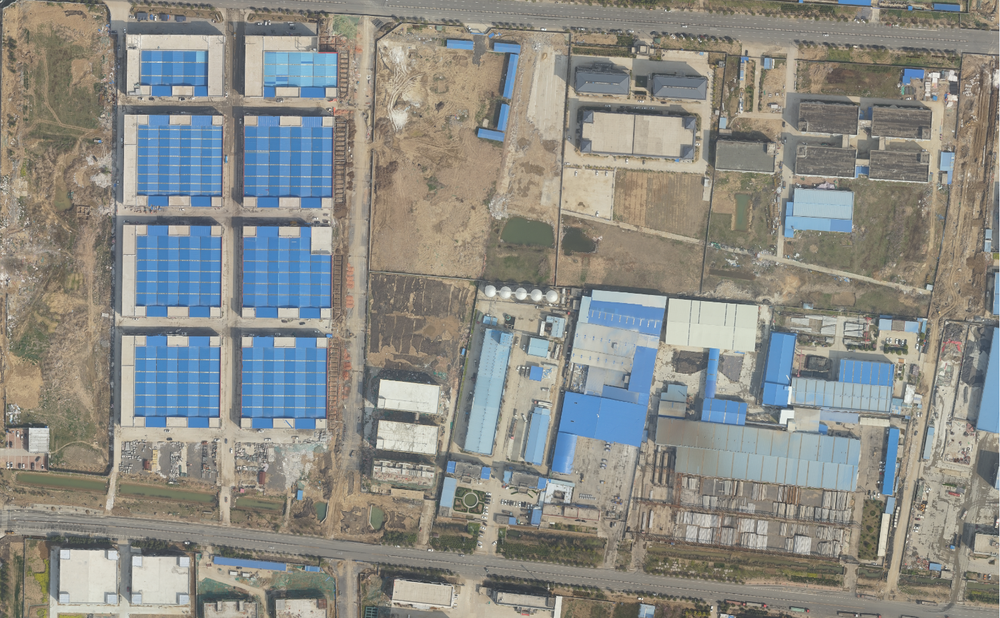
#> input picture 09 物体检测/1.png, 1000 x 618 px, shrunk from 1499 x 926 before the run
$ python main.py
#> lines starting #> are read from the running program, lines starting #| are printed output that depends on the picture; after the words box and inside, x2 and y2 are one past the last pixel; in counts of white or black regions, pixels touching at a corner belong together
# -*- coding: utf-8 -*-
"""
Created on Sun Feb 16 18:26:51 2020

@author: User
"""

import matplotlib.pyplot as plt
import cv2
import numpy as np
import math


# 灰度化
def gray(img_path):
    """
    计算公式：
    Gray(i,j) = [R(i,j) + G(i,j) + B(i,j)] / 3
    or :
    Gray(i,j) = 0.299 * R(i,j) + 0.587 * G(i,j) + 0.114 * B(i,j)
    """
#> called with img_path = '1.png'
    # 读取图片,cv2.imread()接口读图像，读进来直接是BGR 格式数据格式在 0~255，
    #    通道格式为(W,H,C)
    img_bgr = cv2.imread(img_path)
#> img_bgr is the input picture: shape (618, 1000, 3); mean B, G, R 134, 139.7, 139.3
    # BGR 转换成 RGB 格式
    img_rgb = cv2.cvtColor(img_bgr, cv2.COLOR_BGR2RGB)
    # 灰度化
    img_gray = np.dot(img_rgb[..., :3], [0.299, 0.587, 0.114])

    return img_gray


# 去除噪音 - 使用 5x5 的高斯滤波器
def smooth(img_gray):
    # 生成高斯滤波器
    """
    要生成一个 (2k+1)x(2k+1) 的高斯滤波器，滤波器的各个元素计算公式如下：

    H[i, j] = (1/(2*pi*sigma**2))*exp(-1/2*sigma**2((i-k-1)**2 + (j-k-1)**2))
    """
    sigma1 = sigma2 = 1.4
    gau_sum = 0
    gaussian = np.zeros([5, 5])
    for i in range(5):
        for j in range(5):
            gaussian[i, j] = math.exp((-1 / (2 * sigma1 * sigma2)) * (np.square(i - 3)
                                                                      + np.square(j - 3))) / (2 * math.pi * sigma1 * sigma2)
            gau_sum = gau_sum + gaussian[i, j]

    # 归一化处理
    gaussian = gaussian / gau_sum

    # 高斯滤波
    W, H = img_gray.shape
#> W = 618; H = 1000
    new_gray = np.zeros([W - 5, H - 5])
    # 进行卷积
    for i in range(W - 5):
        for j in range(H - 5):
            new_gray[i, j] = np.sum(img_gray[i:i + 5, j:j + 5] * gaussian)
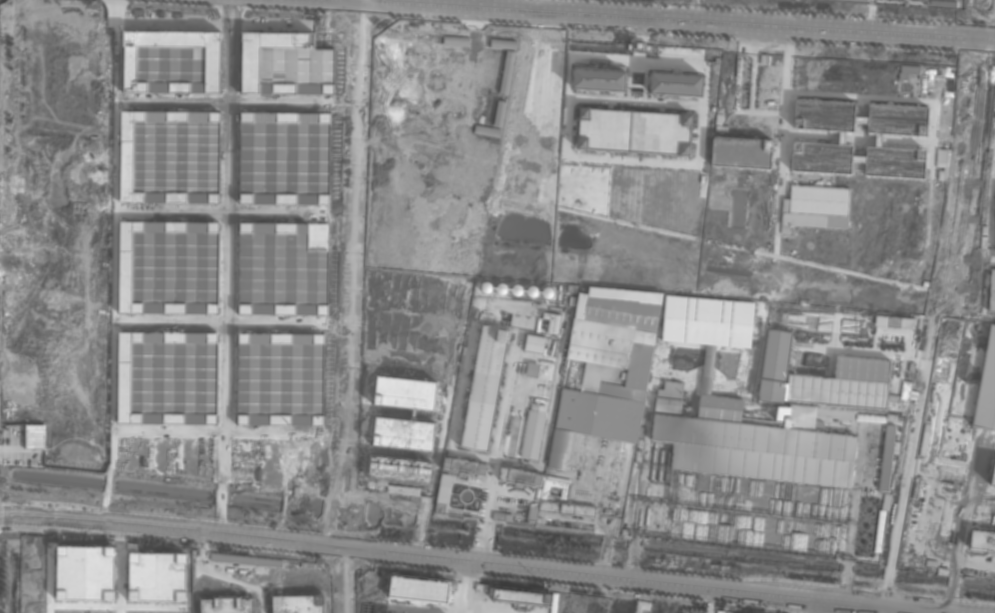
#> new_gray: shape (613, 995) float64; min 59.43, max 242, mean 139

    return new_gray


# 计算梯度幅值
def gradients(new_gray):
    """
    :type: image which after smooth
    :rtype:
        dx: gradient in the x direction
        dy: gradient in the y direction
        M: gradient magnitude
        theta: gradient direction
    """

    W, H = new_gray.shape
#> W = 613; H = 995
    dx = np.zeros([W - 1, H - 1])
    dy = np.zeros([W - 1, H - 1])
    M = np.zeros([W - 1, H - 1])
    theta = np.zeros([W - 1, H - 1])

    for i in range(W - 1):
        for j in range(H - 1):
            dx[i, j] = new_gray[i + 1, j] - new_gray[i, j]
            dy[i, j] = new_gray[i, j + 1] - new_gray[i, j]
            # 图像梯度幅值作为图像强度值
            M[i, j] = np.sqrt(np.square(dx[i, j]) + np.square(dy[i, j]))
            # 计算  θ - artan(dx/dy)
            theta[i, j] = math.atan(dx[i, j] / (dy[i, j] + 0.000000001))
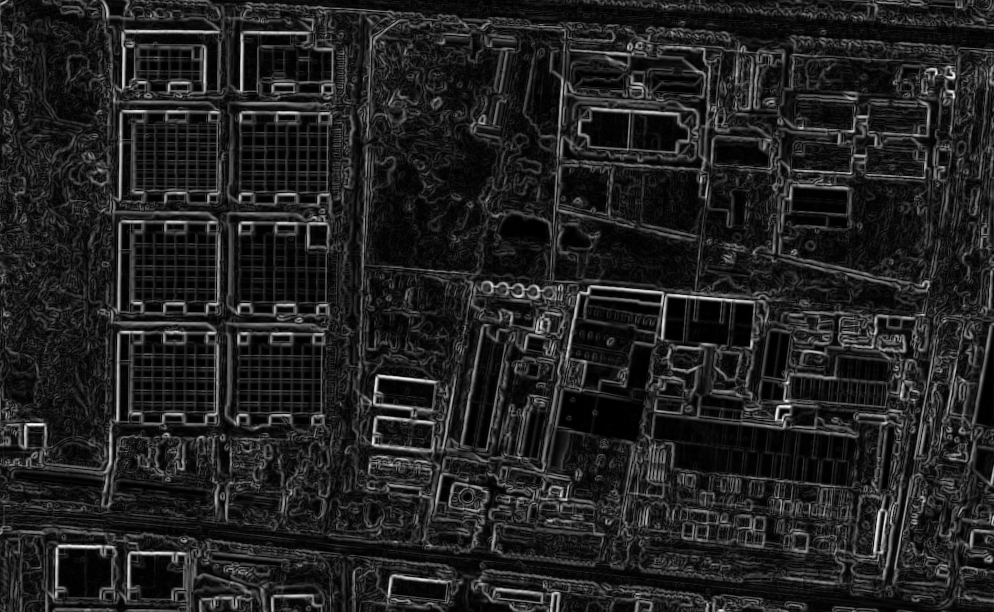
#> M: shape (612, 994) float64; min 0.000327, max 47.2, mean 6.3; drawn with min black and max white
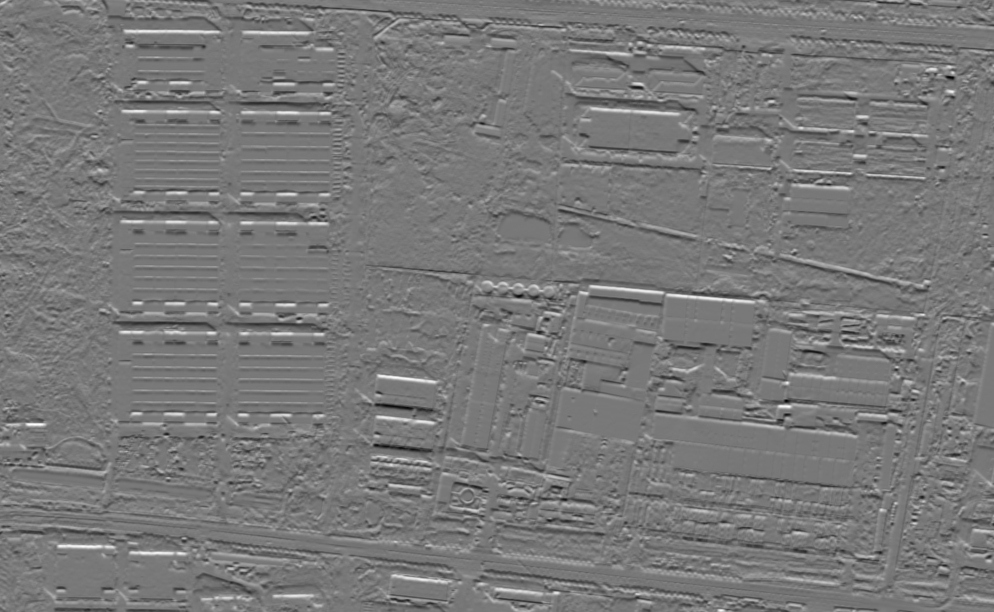
#> dx: shape (612, 994) float64; min -42.59, max 47.2, mean 0; drawn with min black and max white
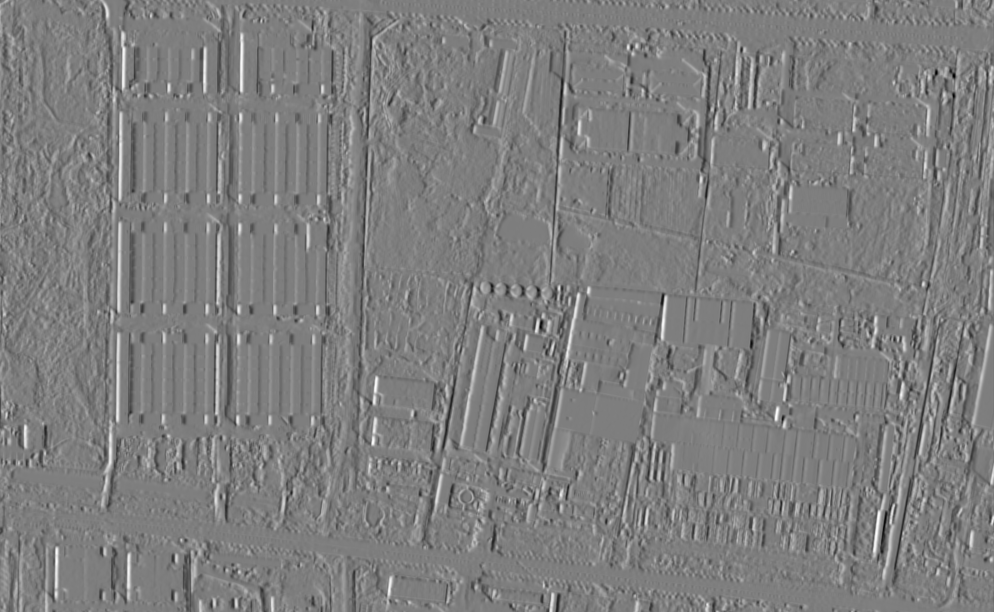
#> dy: shape (612, 994) float64; min -43.09, max 43.78, mean 0; drawn with min black and max white
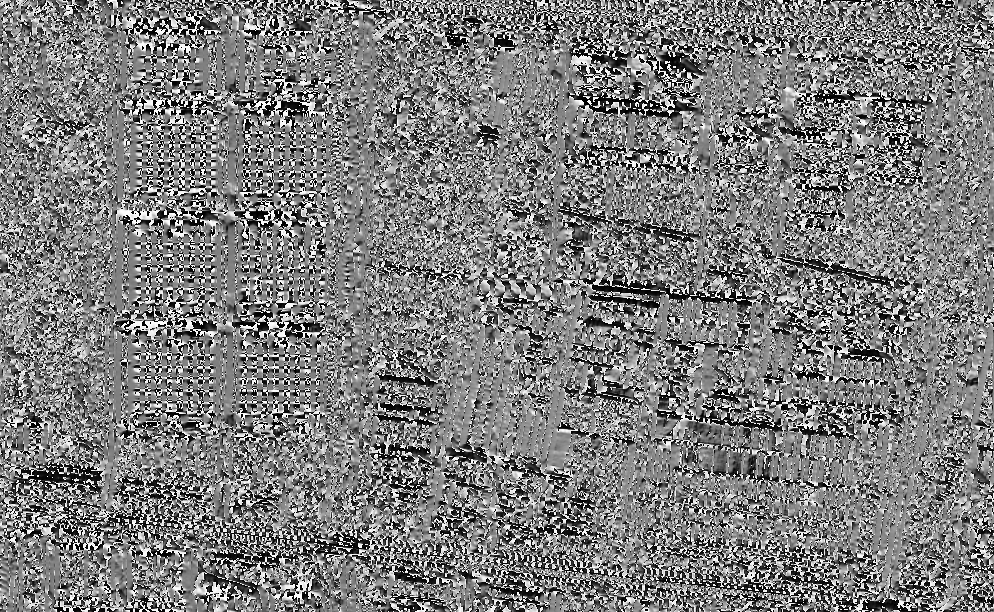
#> theta: shape (612, 994) float64; min -1.57, max 1.57, mean -0.0301; drawn with min black and max white

    return dx, dy, M, theta


def NMS(dx, dy, M):
    d = np.copy(M)
    W, H = M.shape
#> W = 612; H = 994
    NMS = np.copy(d)
    NMS[0, :] = NMS[W - 1, :] = NMS[:, 0] = NMS[:, H - 1] = 0
#> NMS: shape (612, 994) float64; 0.53% of pixels changed, all inside (x1, y1, x2, y2) = (0, 0, 994, 612)

    for i in range(1, W - 1):
        for j in range(1, H - 1):

            # 如果当前梯度为0，该点就不是边缘点
            if M[i, j] == 0:
                NMS[i, j] = 0

            else:
                gradX = dx[i, j]  # 当前点 x 方向导数
                gradY = dy[i, j]  # 当前点 y 方向导数
                gradTemp = d[i, j]  # 当前梯度点

                # 如果 y 方向梯度值比较大，说明导数方向趋向于 y 分量
                if np.abs(gradY) > np.abs(gradX):
                    weight = np.abs(gradX) / np.abs(gradY)  # 权重
                    grad2 = d[i - 1, j]
                    grad4 = d[i + 1, j]

                    # 如果 x, y 方向导数符号一致
                    # 像素点位置关系
                    # g1 g2
                    #    c
                    #    g4 g3
                    if gradX * gradY > 0:
                        grad1 = d[i - 1, j - 1]
                        grad3 = d[i + 1, j + 1]

                    # 如果 x，y 方向导数符号相反
                    # 像素点位置关系
                    #    g2 g1
                    #    c
                    # g3 g4
                    else:
                        grad1 = d[i - 1, j + 1]
                        grad3 = d[i + 1, j - 1]

                # 如果 x 方向梯度值比较大
                else:
                    weight = np.abs(gradY) / np.abs(gradX)
                    grad2 = d[i, j - 1]
                    grad4 = d[i, j + 1]

                    # 如果 x, y 方向导数符号一致
                    # 像素点位置关系
                    #      g3
                    # g2 c g4
                    # g1
                    if gradX * gradY > 0:

                        grad1 = d[i + 1, j - 1]
                        grad3 = d[i - 1, j + 1]

                    # 如果 x，y 方向导数符号相反
                    # 像素点位置关系
                    # g1
                    # g2 c g4
                    #      g3
                    else:
                        grad1 = d[i - 1, j - 1]
                        grad3 = d[i + 1, j + 1]

                # 利用 grad1-grad4 对梯度进行插值
                gradTemp1 = weight * grad1 + (1 - weight) * grad2
                gradTemp2 = weight * grad3 + (1 - weight) * grad4

                # 当前像素的梯度是局部的最大值，可能是边缘点
                if gradTemp >= gradTemp1 and gradTemp >= gradTemp2:
                    NMS[i, j] = gradTemp

                else:
                    # 不可能是边缘点
                    NMS[i, j] = 0
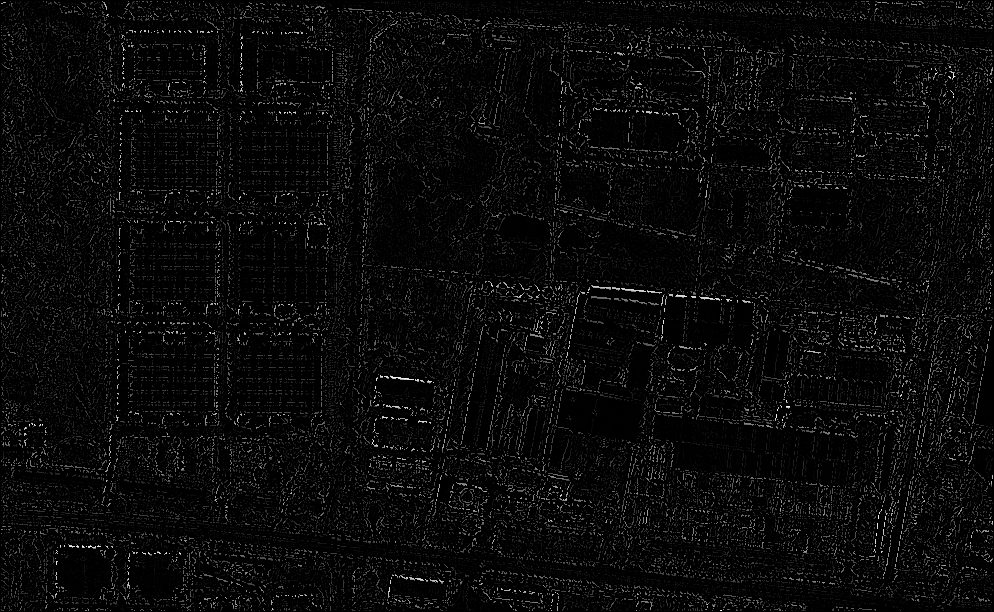
#> NMS: shape (612, 994) float64; min 0, max 47.2, mean 1.7; drawn with min black and max white

    return NMS


def double_threshold(NMS):
    # 输入的是一个图像矩阵，经过非极大值抑制之后
    # 能不能得到一些边框的坐标呢？
    W, H = NMS.shape
#> W = 612; H = 994
    DT = np.zeros([W, H])


    # 定义高低阈值
    TL = 0.1 * np.max(NMS)
#> TL = 4.72
    TH = 0.3 * np.max(NMS)
#> TH = 14.16
    #    TL=10
    #    TH=100

    for i in range(1, W - 1):
        for j in range(1, H - 1):
            # 双阈值选取
            if (NMS[i, j] < TL):
                DT[i, j] = 0

            elif (NMS[i, j] > TH):
                DT[i, j] = 1
                x.append(i)
                y.append(j)


            # 连接
            elif (NMS[i - 1, j - 1:j + 1] < TH).any() or (NMS[i + 1, j - 1:j + 1].any()
                                                          or (NMS[i, [j - 1, j + 1]] < TH).any()):
                DT[i, j] = 1
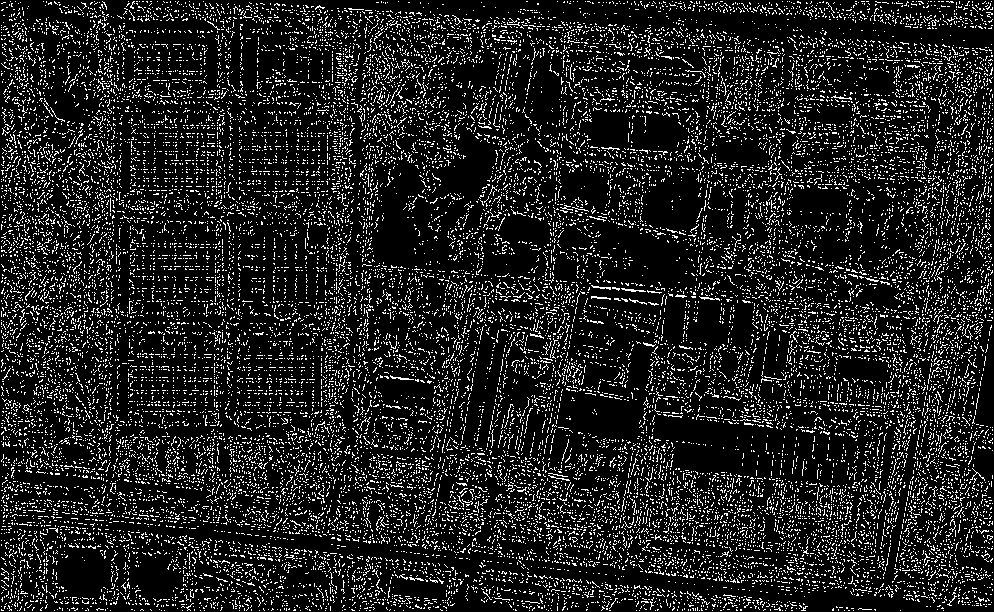
#> DT: shape (612, 994) float64; values 0 (black) and 1 (white), 13% white in thin lines or dots
                # x.append(i)
                # y.append(j)
    return DT


if __name__ == '__main__':
    x = []
    y = []
    img_path = "1.png"
    gray_image = gray(img_path)
    smooth_image = smooth(gray_image)
    gradients_images = gradients(smooth_image)
    dx = (gradients_images[0])
    dy = (gradients_images[1])
    M = (gradients_images[2])
    NMS_image = NMS(dx, dy, M)
    double_thresholdimage = double_threshold(NMS_image)
    # print(x, y)
    # plt.scatter(x, y)
    plt.imshow(double_thresholdimage)
    plt.show()

$ run again, with 09 物体检测/2.jpg saved as 09 物体检测/1.png
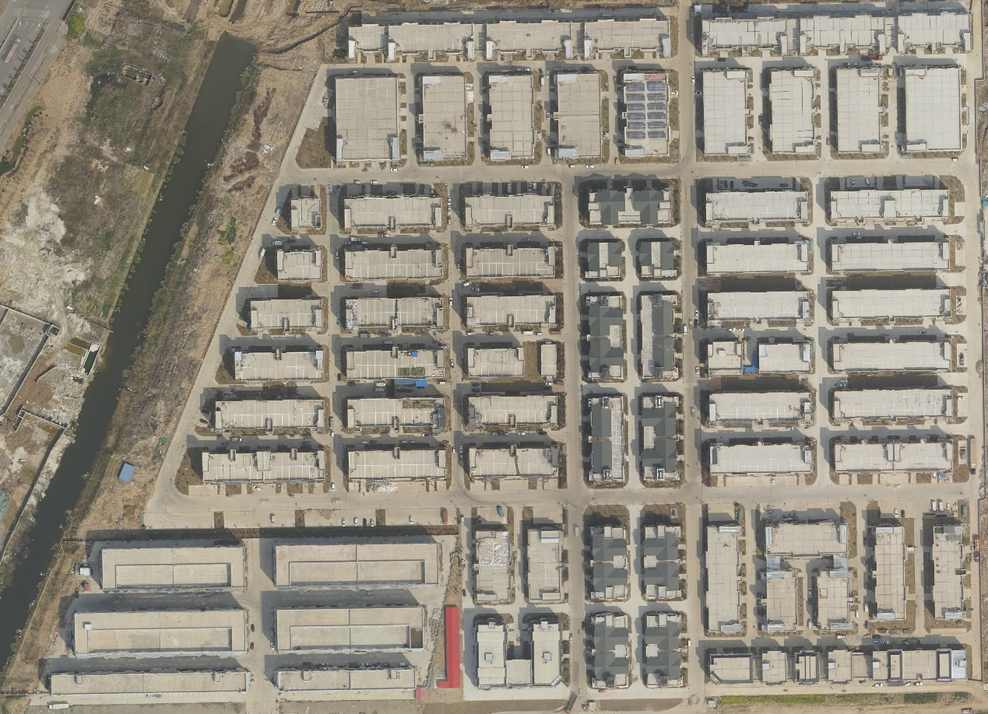
#> input picture 09 物体检测/2.jpg, 988 x 714 px, shrunk from 1269 x 918 before the run
#> in gray, img_bgr is the input picture: shape (714, 988, 3); mean B, G, R 128.3, 141, 146.7
#> after the loop in NMS, `for i in range(1, W - 1):`:
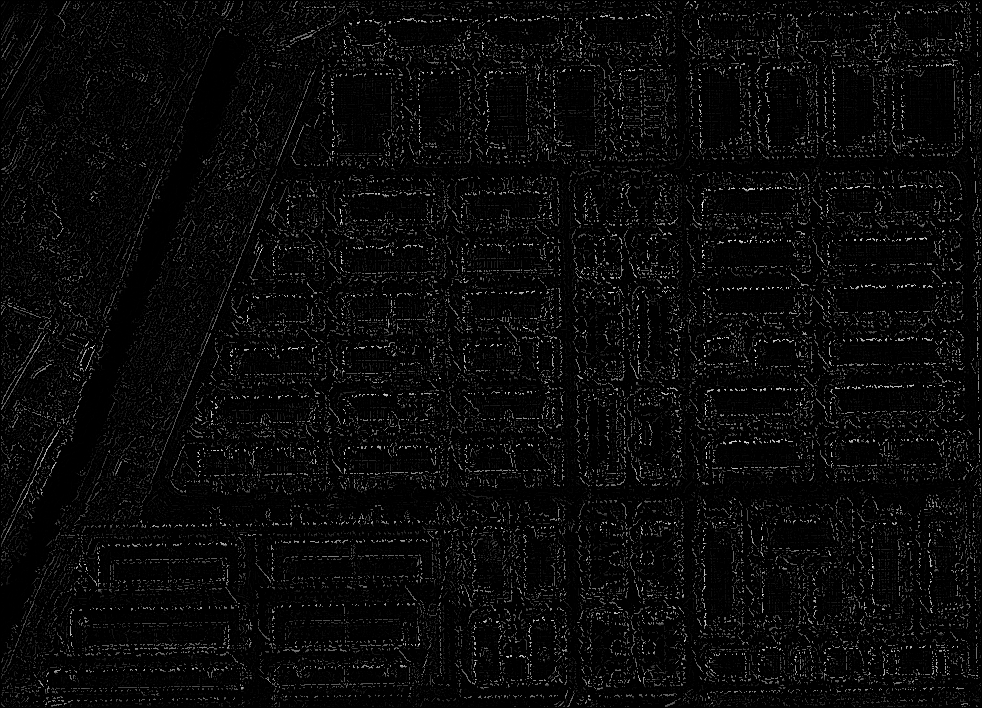
#> NMS: shape (708, 982) float64; min 0, max 50.9, mean 1.9; drawn with min black and max white
#> TL = 5.09
#> TH = 15.27
#> after the loop in double_threshold, `for i in range(1, W - 1):`:
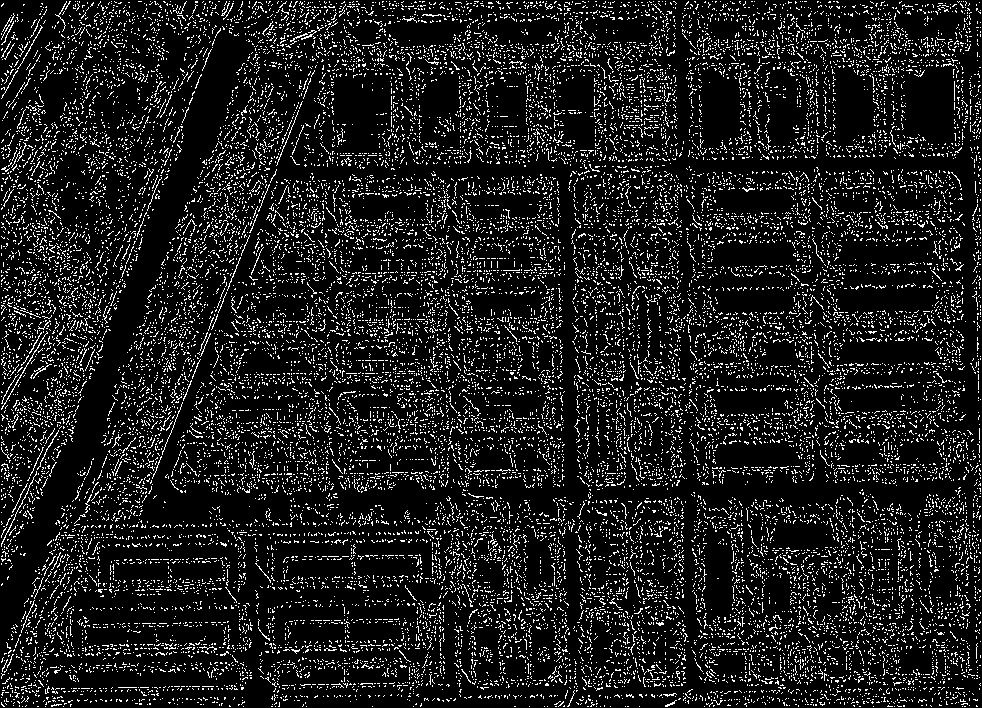
#> DT: shape (708, 982) float64; values 0 (black) and 1 (white), 11.3% white in thin lines or dots
